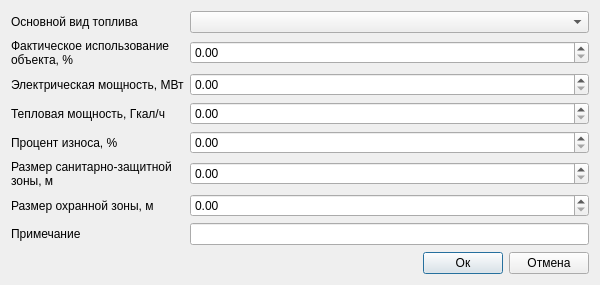
<?xml version="1.0" encoding="UTF-8"?>
<ui version="4.0">
 <class>Dialog</class>
 <widget class="QDialog" name="Dialog">
  <property name="geometry">
   <rect>
    <x>0</x>
    <y>0</y>
    <width>600</width>
    <height>285</height>
   </rect>
  </property>
  <property name="minimumSize">
   <size>
    <width>600</width>
    <height>285</height>
   </size>
  </property>
  <property name="windowTitle">
   <string>Объект теплоснабжения (полигон): Дополнительные атрибуты</string>
  </property>
  <property name="accessibleName">
   <string notr="true">btnSave</string>
  </property>
  <layout class="QVBoxLayout" name="verticalLayout_2">
   <item>
    <layout class="QGridLayout" name="gridLayout_2">
     <item row="0" column="1">
      <layout class="QHBoxLayout" name="horizontalLayout_4">
       <item>
        <layout class="QGridLayout" name="gridLayout_3">
         <item row="12" column="1">
          <widget class="QgsDoubleSpinBox" name="sbSizeOfSanitaryProtectionZone">
           <property name="maximum">
            <double>10000000.000000000000000</double>
           </property>
           <property name="clearValue">
            <bool>true</bool>
           </property>
          </widget>
         </item>
         <item row="12" column="0">
          <widget class="QLabel" name="label_13">
           <property name="text">
            <string>Размер санитарно-защитной 
зоны, м</string>
           </property>
          </widget>
         </item>
         <item row="4" column="0">
          <widget class="QLabel" name="label_6">
           <property name="text">
            <string>Электрическая мощность, МВт</string>
           </property>
          </widget>
         </item>
         <item row="1" column="1">
          <widget class="QComboBox" name="cbMainTypeOfFuel"/>
         </item>
         <item row="7" column="1">
          <widget class="QgsDoubleSpinBox" name="sbThermalPower">
           <property name="maximum">
            <double>10000000.000000000000000</double>
           </property>
           <property name="clearValue">
            <bool>true</bool>
           </property>
          </widget>
         </item>
         <item row="17" column="1">
          <widget class="QLineEdit" name="tbNote">
           <property name="clearButtonEnabled">
            <bool>true</bool>
           </property>
          </widget>
         </item>
         <item row="7" column="0">
          <widget class="QLabel" name="label_4">
           <property name="text">
            <string>Тепловая мощность, Гкал/ч</string>
           </property>
          </widget>
         </item>
         <item row="15" column="0">
          <widget class="QLabel" name="label_9">
           <property name="text">
            <string>Размер охранной зоны, м</string>
           </property>
          </widget>
         </item>
         <item row="17" column="0">
          <widget class="QLabel" name="label_8">
           <property name="text">
            <string>Примечание</string>
           </property>
          </widget>
         </item>
         <item row="4" column="1">
          <widget class="QgsDoubleSpinBox" name="sbElectricPower">
           <property name="maximum">
            <double>10000000.000000000000000</double>
           </property>
           <property name="clearValue">
            <bool>true</bool>
           </property>
          </widget>
         </item>
         <item row="10" column="0">
          <widget class="QLabel" name="label_24">
           <property name="text">
            <string>Процент износа, %</string>
           </property>
          </widget>
         </item>
         <item row="2" column="1">
          <widget class="QgsDoubleSpinBox" name="sbActualUse">
           <property name="maximum">
            <double>100.000000000000000</double>
           </property>
           <property name="clearValue">
            <bool>true</bool>
           </property>
          </widget>
         </item>
         <item row="2" column="0">
          <widget class="QLabel" name="label_7">
           <property name="text">
            <string>Фактическое использование
объекта, %</string>
           </property>
          </widget>
         </item>
         <item row="1" column="0">
          <widget class="QLabel" name="label_3">
           <property name="text">
            <string>Основной вид топлива</string>
           </property>
          </widget>
         </item>
         <item row="10" column="1">
          <widget class="QgsDoubleSpinBox" name="sbWearPercentage">
           <property name="maximum">
            <double>100.000000000000000</double>
           </property>
           <property name="clearValue">
            <bool>true</bool>
           </property>
          </widget>
         </item>
         <item row="15" column="1">
          <widget class="QgsDoubleSpinBox" name="sbGuardZoneSize">
           <property name="maximum">
            <double>10000000.000000000000000</double>
           </property>
           <property name="clearValue">
            <bool>true</bool>
           </property>
          </widget>
         </item>
        </layout>
       </item>
      </layout>
     </item>
     <item row="3" column="1">
      <layout class="QHBoxLayout" name="horizontalLayout">
       <item>
        <spacer name="horizontalSpacer">
         <property name="orientation">
          <enum>Qt::Horizontal</enum>
         </property>
         <property name="sizeHint" stdset="0">
          <size>
           <width>40</width>
           <height>20</height>
          </size>
         </property>
        </spacer>
       </item>
       <item>
        <widget class="QPushButton" name="btnOk">
         <property name="accessibleName">
          <string notr="true">btnSave</string>
         </property>
         <property name="text">
          <string>Ок</string>
         </property>
         <property name="default">
          <bool>true</bool>
         </property>
        </widget>
       </item>
       <item>
        <widget class="QPushButton" name="btnCancel">
         <property name="accessibleName">
          <string notr="true">btnCancel</string>
         </property>
         <property name="text">
          <string>Отмена</string>
         </property>
        </widget>
       </item>
      </layout>
     </item>
     <item row="2" column="1">
      <layout class="QHBoxLayout" name="horizontalLayout_2">
       <item>
        <spacer name="verticalSpacer">
         <property name="orientation">
          <enum>Qt::Vertical</enum>
         </property>
         <property name="sizeHint" stdset="0">
          <size>
           <width>20</width>
           <height>40</height>
          </size>
         </property>
        </spacer>
       </item>
      </layout>
     </item>
    </layout>
   </item>
  </layout>
 </widget>
 <customwidgets>
  <customwidget>
   <class>QgsDoubleSpinBox</class>
   <extends>QDoubleSpinBox</extends>
   <header>qgsdoublespinbox.h</header>
  </customwidget>
 </customwidgets>
 <tabstops>
  <tabstop>cbMainTypeOfFuel</tabstop>
  <tabstop>sbActualUse</tabstop>
  <tabstop>sbElectricPower</tabstop>
  <tabstop>sbThermalPower</tabstop>
  <tabstop>sbWearPercentage</tabstop>
  <tabstop>sbSizeOfSanitaryProtectionZone</tabstop>
  <tabstop>sbGuardZoneSize</tabstop>
  <tabstop>tbNote</tabstop>
  <tabstop>btnOk</tabstop>
  <tabstop>btnCancel</tabstop>
 </tabstops>
 <resources/>
 <connections/>
</ui>
